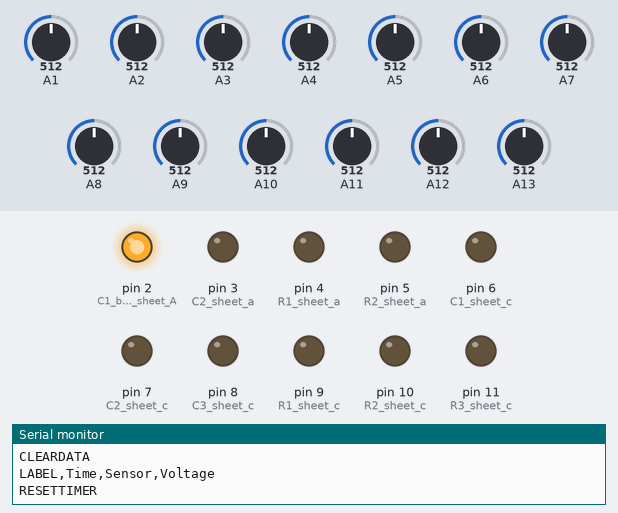
A sketch run on a simulated Arduino Mega 2560, built with avr-gcc and run on an emulated ATmega2560. Parts: output pins drawn as LEDs (lit = HIGH), the last lines printed to the serial monitor. Inputs (shaded band) come from the test bench; at power-on: A1 = 512, A2 = 512, A3 = 512, A4 = 512, A5 = 512, A6 = 512, A7 = 512, A8 = 512, A9 = 512, A10 = 512, A11 = 512, A12 = 512, A13 = 512.

Above: at 0.3 s.
At 3.4 s:
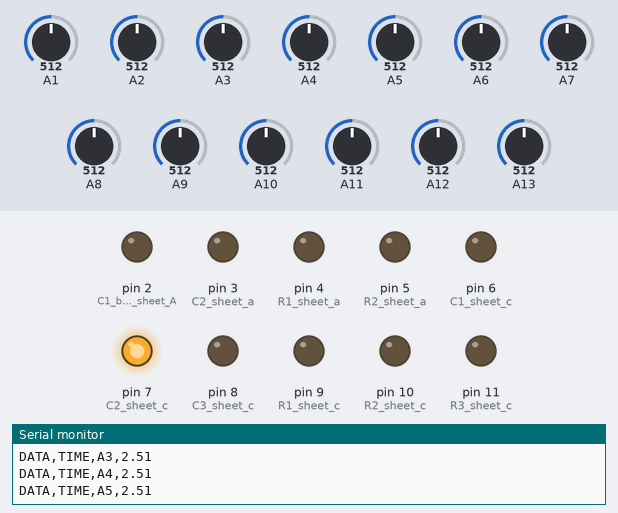
At 4.6 s:
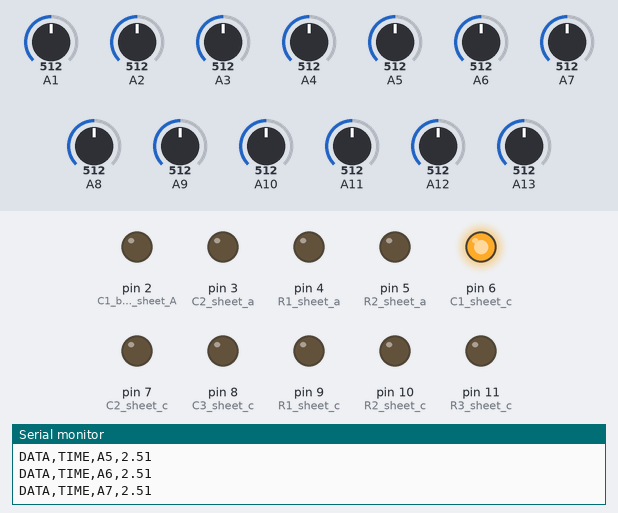
At 5.9 s:
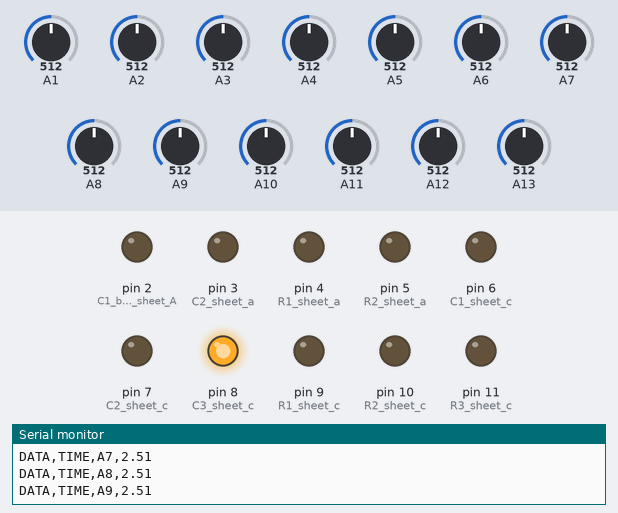
At 8.9 s:
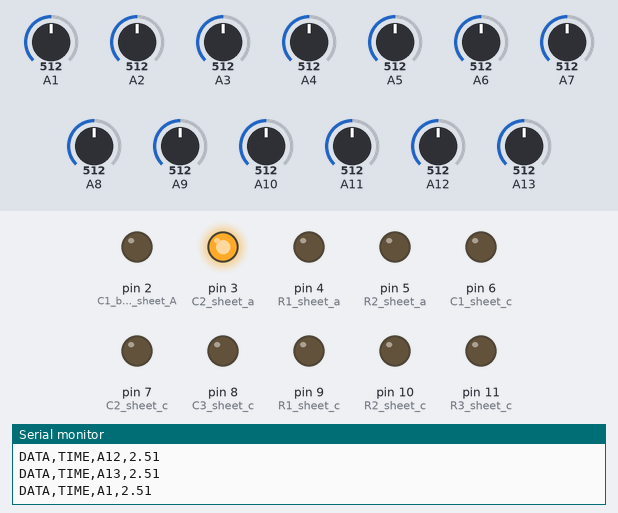
Timing chart, 0 to 10.5 s (numbered marks = the images above):
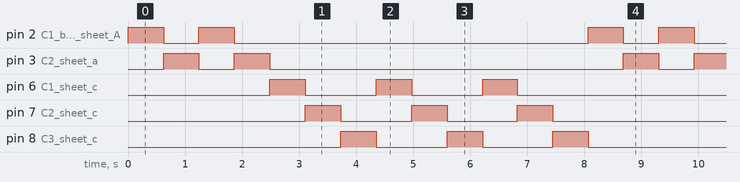

The sketch:

MeasureAllSensors_tospreadsheet.ino
```cpp
// Code for
#define NUM_SAMPLES 10
int sum = 0;                    // sum of samples taken
unsigned char sample_count = 0; // current sample number
float voltage = 0.0;            // calculated voltage
int pin;

void measure(int pin, String pinno) {
  #define NUM_SAMPLES 10
  int sum = 0;                    // sum of samples taken
  unsigned char sample_count = 0; // current sample number
  float voltage = 0.0;

  while (sample_count < NUM_SAMPLES) {
        sum += analogRead(pin);
        sample_count++;
        delay(60);
    }

    // calculate the voltage
    // use 5.0 for a 5.0V ADC reference voltage
    // 5.015V is the calibrated reference voltage
    voltage = ((float)sum / (float)NUM_SAMPLES * 5.015) / 1024.0;

    // send voltage for display on Serial Monitor
    // voltage multiplied by 11 when using voltage divider that
    // divides by 11. 11.132 is the calibrated voltage divide
    // value

    //To print to serial
//    Serial.print(pinno+ " ");
//    Serial.print(voltage);
//    Serial.println (" V");
//    Serial.print(" ");
// To print to excel sheet
//
    Serial.print("DATA,TIME,");
    //writes the time in the first column A and the time since the measurements started in column B
    Serial.print(pinno + ",");
    Serial.print(voltage);
    Serial.println(); //be sure to add println to the last command so it knows to go into the next row on the second run
    sample_count = 0;
    sum = 0;

    // reconfigure pins as outputs for measurement of next sensor
    pinMode(2, OUTPUT); // C1 back sheet A
    pinMode(3, OUTPUT); // C2 sheet a
    pinMode(4, OUTPUT); // R1 sheet a
    pinMode(5, OUTPUT); // R2 sheet a
    pinMode(6, OUTPUT); // C1 sheet c
    pinMode(7, OUTPUT); // C2 sheet c
    pinMode(8, OUTPUT); // C3 sheet c
    pinMode(9, OUTPUT); // R1 sheet c
    pinMode(10, OUTPUT); // R2 sheet c
    pinMode(11, OUTPUT); // R3 sheet c

return;}

void setup() {
  // put your setup code here, to run once:
  Serial.begin(9600);
  pinMode(2, OUTPUT); // C1
  pinMode(3, OUTPUT); // C2
  pinMode(4, OUTPUT); // R1
  pinMode(5, OUTPUT); // R2
  pinMode(6, OUTPUT); // C1 sheet c
  pinMode(7, OUTPUT); // C2 sheet
  pinMode(8, OUTPUT); // C3 sheet c
  pinMode(9, OUTPUT); // R1 sheet c
  pinMode(10, OUTPUT); // R2 sheet c
  pinMode(11, OUTPUT); // R3 sheet c

  Serial.println("CLEARDATA");
  //clears up any data left from previous projects

  Serial.println("LABEL,Time,Sensor,Voltage");
  //always write LABEL, so excel knows the next things will be the names of the columns (instead of Acolumn you could write Time for instance)

  Serial.println("RESETTIMER"); //resets timer to 0
}

void loop() {
// TWO BY TWO SENSOR SHEET
// Measure 11
  digitalWrite(2, HIGH); // C1 High
  digitalWrite(4, LOW); // R1 Low

  // open circuit C2, R2
  digitalWrite(3, LOW);
  pinMode(3, INPUT);
  digitalWrite(5, LOW);
  pinMode(5, INPUT);
  digitalWrite(6, LOW);
  pinMode(6, INPUT);
  digitalWrite(7, LOW);
  pinMode(7, INPUT);
  digitalWrite(8, LOW);
  pinMode(8, INPUT);
  digitalWrite(9, LOW);
  pinMode(9, INPUT);
  digitalWrite(10, LOW);
  pinMode(10, INPUT);
  digitalWrite(11, LOW);
  pinMode(11, INPUT);


  measure(A1, "A1");
  delay(20);

 //Measure 12
  digitalWrite(3, HIGH); // C2 High
  digitalWrite(4, LOW); // R1 Low

  // open circuit C1, R2
  digitalWrite(2, LOW);
  pinMode(2, INPUT);
  digitalWrite(5, LOW);
  pinMode(5, INPUT);

  measure(A2, "A2");
  delay(20);

//Measure 2,1
  digitalWrite(2, HIGH); // C1 High
  digitalWrite(5, LOW); // R2 Low

  // open circuit C2, R1
  digitalWrite(4, LOW);
  pinMode(4, INPUT);
  digitalWrite(3, LOW);
  pinMode(3, INPUT);
  digitalWrite(6, LOW);
  pinMode(6, INPUT);
  digitalWrite(7, LOW);
  pinMode(7, INPUT);
  digitalWrite(8, LOW);
  pinMode(8, INPUT);
  digitalWrite(9, LOW);
  pinMode(9, INPUT);
  digitalWrite(10, LOW);
  pinMode(10, INPUT);
  digitalWrite(11, LOW);
  pinMode(11, INPUT);

  measure(A3, "A3");
  delay(20);

// Measure 2,2 sheet A
  digitalWrite(3, HIGH); // C2 High
  digitalWrite(5, LOW); // R2 Low

  // open circuit C1, R1
  digitalWrite(2, LOW);
  pinMode(2, INPUT);
  digitalWrite(4, LOW);
  pinMode(4, INPUT);
  digitalWrite(6, LOW);
  pinMode(6, INPUT);
  digitalWrite(7, LOW);
  pinMode(7, INPUT);
  digitalWrite(8, LOW);
  pinMode(8, INPUT);
  digitalWrite(9, LOW);
  pinMode(9, INPUT);
  digitalWrite(10, LOW);
  pinMode(10, INPUT);
  digitalWrite(11, LOW);
  pinMode(11, INPUT);

  measure(A4, "A4");
  delay(20);

// THREE BY THREE SENSOR SHEET
  // Measure 11 sheet C
  digitalWrite(6, HIGH); // C1 High
  digitalWrite(9, LOW); // R1 Low

  // open circuit C2, R2 & sheet A
  digitalWrite(2, LOW);
  pinMode(2, INPUT);
  digitalWrite(3, LOW);
  pinMode(3, INPUT);
  digitalWrite(4, LOW);
  pinMode(4, INPUT);
  digitalWrite(5, LOW);
  pinMode(5, INPUT);
  digitalWrite(7, LOW);
  pinMode(7, INPUT);
  digitalWrite(8, LOW);
  pinMode(8, INPUT);
  digitalWrite(10, LOW);
  pinMode(10, INPUT);
  digitalWrite(11, LOW);
  pinMode(11, INPUT);

  measure(A5, "A5");
  delay(20);

 //Measure 12 sheet c
  digitalWrite(7, HIGH); // C2 High
  digitalWrite(9, LOW); // R1 Low

  // open circuit C1, R2
  digitalWrite(2, LOW);
  pinMode(2, INPUT);
  digitalWrite(3, LOW);
  pinMode(3, INPUT);
  digitalWrite(4, LOW);
  pinMode(4, INPUT);
  digitalWrite(5, LOW);
  pinMode(5, INPUT);
  digitalWrite(6, LOW);
  pinMode(6, INPUT);
  digitalWrite(8, LOW);
  pinMode(8, INPUT);
  digitalWrite(10, LOW);
  pinMode(10, INPUT);
  digitalWrite(11, LOW);
  pinMode(11, INPUT);

  measure(A6, "A6");
  delay(20);

//Measure 1,3 sheet c
  digitalWrite(8, HIGH); // C3 High
  digitalWrite(9, LOW); // R1 Low

  // open circuit C2, R1
  digitalWrite(2, LOW);
  pinMode(2, INPUT);
  digitalWrite(3, LOW);
  pinMode(3, INPUT);
  digitalWrite(4, LOW);
  pinMode(4, INPUT);
  digitalWrite(5, LOW);
  pinMode(5, INPUT);
  digitalWrite(6, LOW);
  pinMode(6, INPUT);
  digitalWrite(7, LOW);
  pinMode(7, INPUT);
  digitalWrite(10, LOW);
  pinMode(10, INPUT);
  digitalWrite(11, LOW);
  pinMode(11, INPUT);

  measure(A7, "A7");
  delay(20);

// Measure 2,1 sheet c
  digitalWrite(6, HIGH); // C1 High
  digitalWrite(10, LOW); // R2 Low

  // open circuit C1, R1
  digitalWrite(2, LOW);
  pinMode(2, INPUT);
  digitalWrite(3, LOW);
  pinMode(3, INPUT);
  digitalWrite(4, LOW);
  pinMode(4, INPUT);
  digitalWrite(5, LOW);
  pinMode(5, INPUT);
  digitalWrite(7, LOW);
  pinMode(7, INPUT);
  digitalWrite(8, LOW);
  pinMode(8, INPUT);
  digitalWrite(9, LOW);
  pinMode(9, INPUT);
  digitalWrite(11, LOW);
  pinMode(11, INPUT);

  measure(A8, "A8");
  delay(20);

  // Measure 2,2 sheet c
  digitalWrite(7, HIGH); // C2 High
  digitalWrite(10, LOW); // R2 Low

  // open circuit C1, R1
  digitalWrite(2, LOW);
  pinMode(2, INPUT);
  digitalWrite(3, LOW);
  pinMode(3, INPUT);
  digitalWrite(4, LOW);
  pinMode(4, INPUT);
  digitalWrite(5, LOW);
  pinMode(5, INPUT);
  digitalWrite(6, LOW);
  pinMode(6, INPUT);
  digitalWrite(8, LOW);
  pinMode(8, INPUT);
  digitalWrite(9, LOW);
  pinMode(9, INPUT);
  digitalWrite(11, LOW);
  pinMode(11, INPUT);

  measure(A9, "A9");
  delay(20);

  // Measure 2,3 sheet c
  digitalWrite(8, HIGH); // C3 High
  digitalWrite(10, LOW); // R2 Low

  // open circuit C1, R1
  digitalWrite(2, LOW);
  pinMode(2, INPUT);
  digitalWrite(3, LOW);
  pinMode(3, INPUT);
  digitalWrite(4, LOW);
  pinMode(4, INPUT);
  digitalWrite(5, LOW);
  pinMode(5, INPUT);
  digitalWrite(6, LOW);
  pinMode(6, INPUT);
  digitalWrite(7, LOW);
  pinMode(7, INPUT);
  digitalWrite(9, LOW);
  pinMode(9, INPUT);
  digitalWrite(11, LOW);
  pinMode(11, INPUT);

  measure(A10, "A10");
  delay(20);

  // Measure 3,1 sheet c
  digitalWrite(6, HIGH); // C3 High
  digitalWrite(11, LOW); // R2 Low

  // open circuit C1, R1
  digitalWrite(2, LOW);
  pinMode(2, INPUT);
  digitalWrite(3, LOW);
  pinMode(3, INPUT);
  digitalWrite(4, LOW);
  pinMode(4, INPUT);
  digitalWrite(5, LOW);
  pinMode(5, INPUT);
  digitalWrite(7, LOW);
  pinMode(7, INPUT);
  digitalWrite(8, LOW);
  pinMode(8, INPUT);
  digitalWrite(9, LOW);
  pinMode(9, INPUT);
  digitalWrite(10, LOW);
  pinMode(10, INPUT);

  measure(A11, "A11");

  // Measure 3,2 sheet c
  digitalWrite(7, HIGH); // C2 High
  digitalWrite(11, LOW); // R3 Low

  // open circuit C1, R1
  digitalWrite(2, LOW);
  pinMode(2, INPUT);
  digitalWrite(3, LOW);
  pinMode(3, INPUT);
  digitalWrite(4, LOW);
  pinMode(4, INPUT);
  digitalWrite(5, LOW);
  pinMode(5, INPUT);
  digitalWrite(6, LOW);
  pinMode(6, INPUT);
  digitalWrite(8, LOW);
  pinMode(8, INPUT);
  digitalWrite(9, LOW);
  pinMode(9, INPUT);
  digitalWrite(10, LOW);
  pinMode(10, INPUT);

  measure(A12, "A12");
  delay(20);

  // Measure 3,3 sheet c
  digitalWrite(8, HIGH); // C3 High
  digitalWrite(11, LOW); // R3 Low

  // open circuit C1, R1
  digitalWrite(2, LOW);
  pinMode(2, INPUT);
  digitalWrite(3, LOW);
  pinMode(3, INPUT);
  digitalWrite(4, LOW);
  pinMode(4, INPUT);
  digitalWrite(5, LOW);
  pinMode(5, INPUT);
  digitalWrite(6, LOW);
  pinMode(6, INPUT);
  digitalWrite(7, LOW);
  pinMode(7, INPUT);
  digitalWrite(9, LOW);
  pinMode(9, INPUT);
  digitalWrite(10, LOW);
  pinMode(10, INPUT);

  measure(A13, "A13");
  delay(20);
}
```

Measured:
- by itself, pin 2 (C1_back_sheet_A), pin 3 (C2_sheet_a): repeats every 8.1 s: LOW 0.62 s, HIGH 0.62 s, LOW 6.2 s, HIGH 0.62 s
- by itself, pin 6 (C1_sheet_c): repeats every 8.1 s: LOW 1.2 s, HIGH 0.62 s, LOW 1.2 s, HIGH 0.60 s, LOW 3.7 s, HIGH 0.62 s
- by itself, pin 7 (C2_sheet_c), pin 8 (C3_sheet_c): repeats every 8.1 s: 2 × (LOW 1.2 s, HIGH 0.62 s), LOW 3.7 s, HIGH 0.62 s
